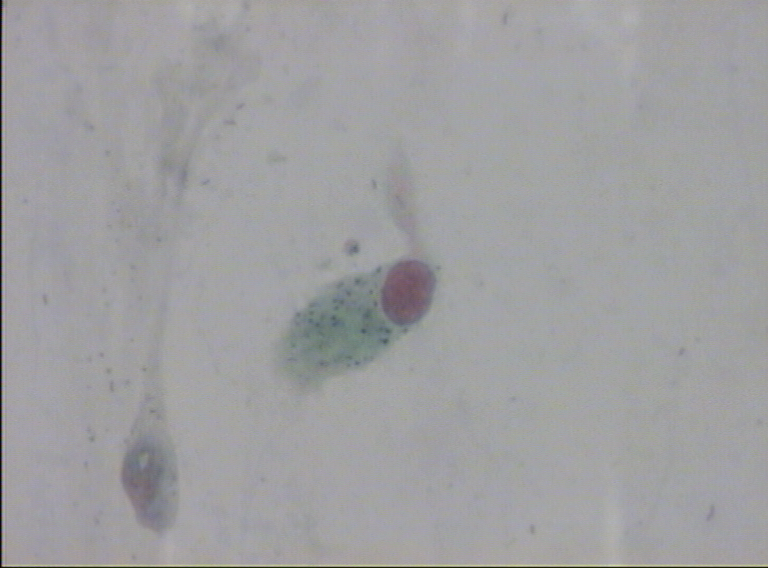
#> input picture input/cyl01.BMP, 768 x 568 px; its folder holds only this picture in this run
$ python -i ImageAnalysisPart1.py   (imports and definitions only)
#> lines starting #> are read from the running program, lines starting #| are printed output that depends on the picture; after the words box and inside, x2 and y2 are one past the last pixel; in counts of white or black regions, pixels touching at a corner belong together
# imports
import os
import toml
import numpy as np
import numba as nb
from typing import List
import matplotlib.pyplot as plt
import time
import os
from colorama import Fore, Style
from PIL import Image # Used only for importing and exporting images

total_start_time = time.time()

# resolution for images
ROWS = 768
COLS =  568
TotalPixels = ROWS * COLS
imageClasses = {}
imageClassesProcessTime = {}
temp = {}
trackMse = {}
imageNoisyGaussianPt = []
imageHistogramPt = []
imageSingleSpectrumPt = []
imageNoisySaltPepperPt = []
imageQuantizationMsePt = []
imageLinearFilterPt = []
imageMedianFilterPt = []
imageExport = []
plotExport = []

columnar = []
parabasal = []
intermediate = []
superficial = []
mild = []
severe = []

# timeit: decorator to time functions


# [79 lines left out: functions timeit, process_batch, groupImageClass, not called in this run]

def printMsg(msg: str, avg, ans):
    print(f'{Fore.YELLOW}{msg}{Style.RESET_ALL} \t{Fore.BLUE} {avg} \t {ans} {Style.RESET_ALL}')

# [112 lines left out: functions perf_metrics, process_image, not called in this run]

def histogram(image: np.array, bins) -> np.array:
    """Calculate histogram for specified image

    Args:
        image (np.array): input image
        bins ([type]): number of bins

    Returns:
        np.array: calculated histogram value
    """
    vals = np.mean(image, axis=0)
#> vals = 159.3
    # bins are defaulted to image.max and image.min values
    hist, bins2 = np.histogram(vals, bins, density=True)
#> hist = 256 values, max 1 at index 159, min 0 at index 0, mean 0.00392; bins2 = 257 values from 0 to 255
    return hist

def calculateHistogram(image: np.array):
    """Calculate histogram, Equalized image hostogram and quantized image for specified image

    Args:
        image ([type]): input image

    Returns:
        [type]: Histogram, Equalized Histogram , Quantized Image
    """
    maxval = 255.0
    bins = np.linspace(0.0, maxval, 257)
    flatImage = image.flatten()
    hist = histogram(flatImage, bins)
    equalized = equalize_histogram(flatImage, hist, bins)
    imgEqualized = np.reshape(equalized, image.shape)
    return hist, histogram(equalized, bins), imgEqualized

def equalize_histogram(image: np.array, hist: np.array, bins) -> np.array:
    cumsum = np.cumsum(hist)
#> cumsum = 256 values from 0 to 1
    nj = (cumsum - cumsum.min()) * 255
#> nj = 256 values from 0 to 256
    N = cumsum.max() - cumsum.min()
#> N = 1
    cumsum = nj / N
#> cumsum = 256 values from 0 to 255
    casted = cumsum.astype(np.uint8)
#> casted = 256 values from 0 to 255
    equalized = casted[image]
    return equalized

# [100 lines left out: functions image_quantization_mse, convertToSingleColorSpectrum, corruptImageGaussian, corruptImageSaltAndPepper, applyFilter, not called in this run]

""" def applyFilterMethod3(image: np.array, weightArray: np.array) -> np.array:
    rows, cols = image.shape
    height, width = weightArray.shape
    output = np.zeros((rows - height + 1, cols - width + 1))
    print(range(rows - height + 1))
    rrange = range(rows - height + 1)
    print(range(cols - width + 1))
    crange = range(cols - width + 1)
    print(range(height))
    rindex = len(rrange)
    index = 1
    for hheight in range(height):
        for wwidth in range(width):
            print(index)
            #imgval = image[rrange[:1][0] + hheight, crange[index: len(crange)][0] + wwidth]
            imgval = image[rrange[:1][0] + hheight, crange[:1][0] + wwidth]
            # imgval = image[rrange[:1] + hheight, crange[:1] + wwidth]
            filterval = weightArray[hheight, wwidth]
            output[:, :] += imgval * filterval
            index = index + 1

    return output """

# [82 lines left out: functions linearFilter, applyMedianFilter, medianFilter, exportImage, exportPlot, main, not called in this run]

# [2 lines not run here, left out]


>>> import cv2
>>> picture = cv2.imread('input/cyl01.BMP', cv2.IMREAD_GRAYSCALE)
>>> result = calculateHistogram(picture)
#> in calculateHistogram, `imgEqualized = np.reshape(equalized, image.shape)`:
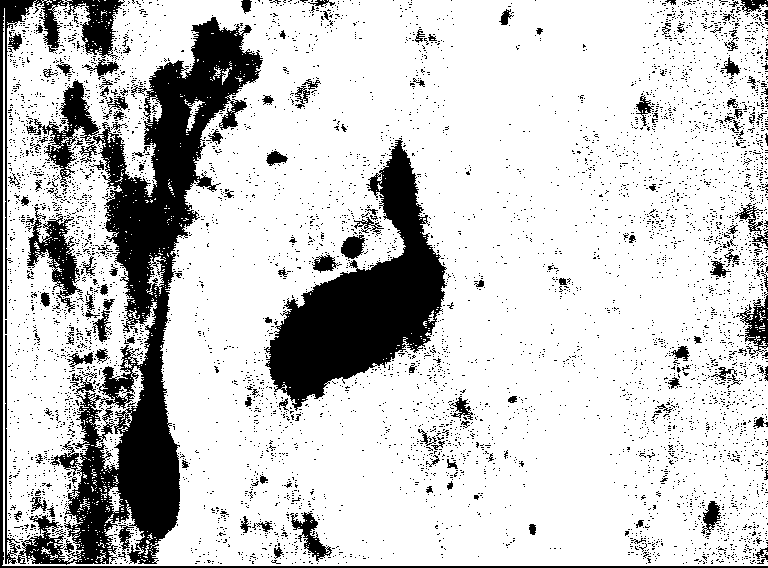
#> imgEqualized: shape (568, 768); 79.6% white; 5892 black regions (5733 under 20 px), largest, box (x1, y1, x2, y2) and area: (17, 17, 263, 565) 36716, (264, 138, 447, 411) 19477, (0, 0, 768, 568) 6650

$ run again, on input/cyl02.BMP
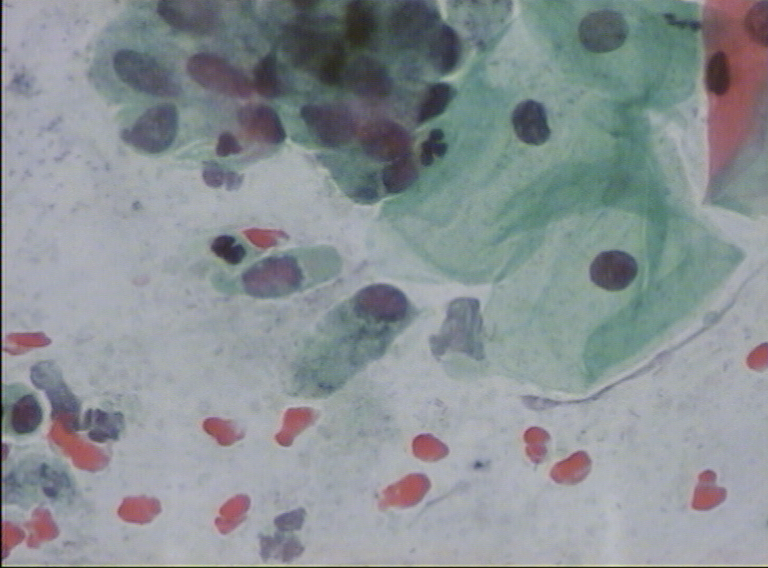
#> input picture input/cyl02.BMP, 768 x 568 px
#> `picture = cv2.imread('input/cyl01.BMP', cv2.IMREAD_GRAYSCALE)`:
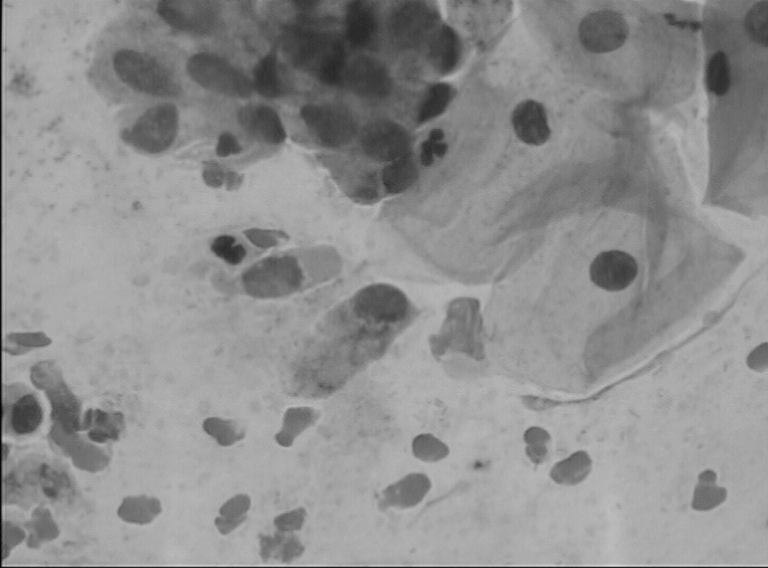
#> picture: shape (568, 768); min 2, max 216, mean 143.3
#> vals = 143.3
#> in histogram, `hist, bins2 = np.histogram(vals, bins, density=True)`: hist = 256 values, max 1 at index 143, min 0 at index 0, mean 0.00392; bins2 = 257 values from 0 to 255
#> in equalize_histogram, `cumsum = np.cumsum(hist)`: cumsum = 256 values from 0 to 1
#> nj = 256 values from 0 to 256
#> N = 1
#> in equalize_histogram, `cumsum = nj / N`: cumsum = 256 values from 0 to 255
#> in calculateHistogram, `imgEqualized = np.reshape(equalized, image.shape)`:
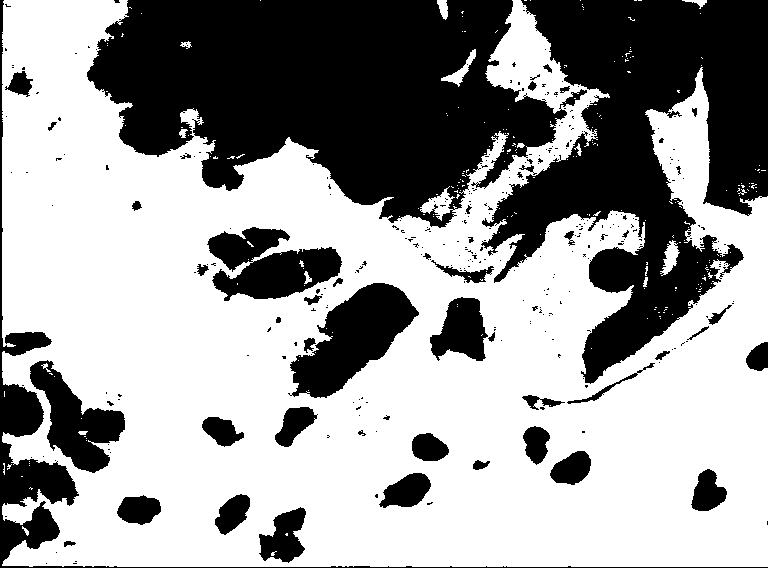
#> imgEqualized: shape (568, 768); 61.4% white; 330 black regions (281 under 20 px), largest, box (x1, y1, x2, y2) and area: (87, 0, 587, 228) 70332, (481, 0, 768, 384) 54046, (0, 0, 768, 568) 9199
